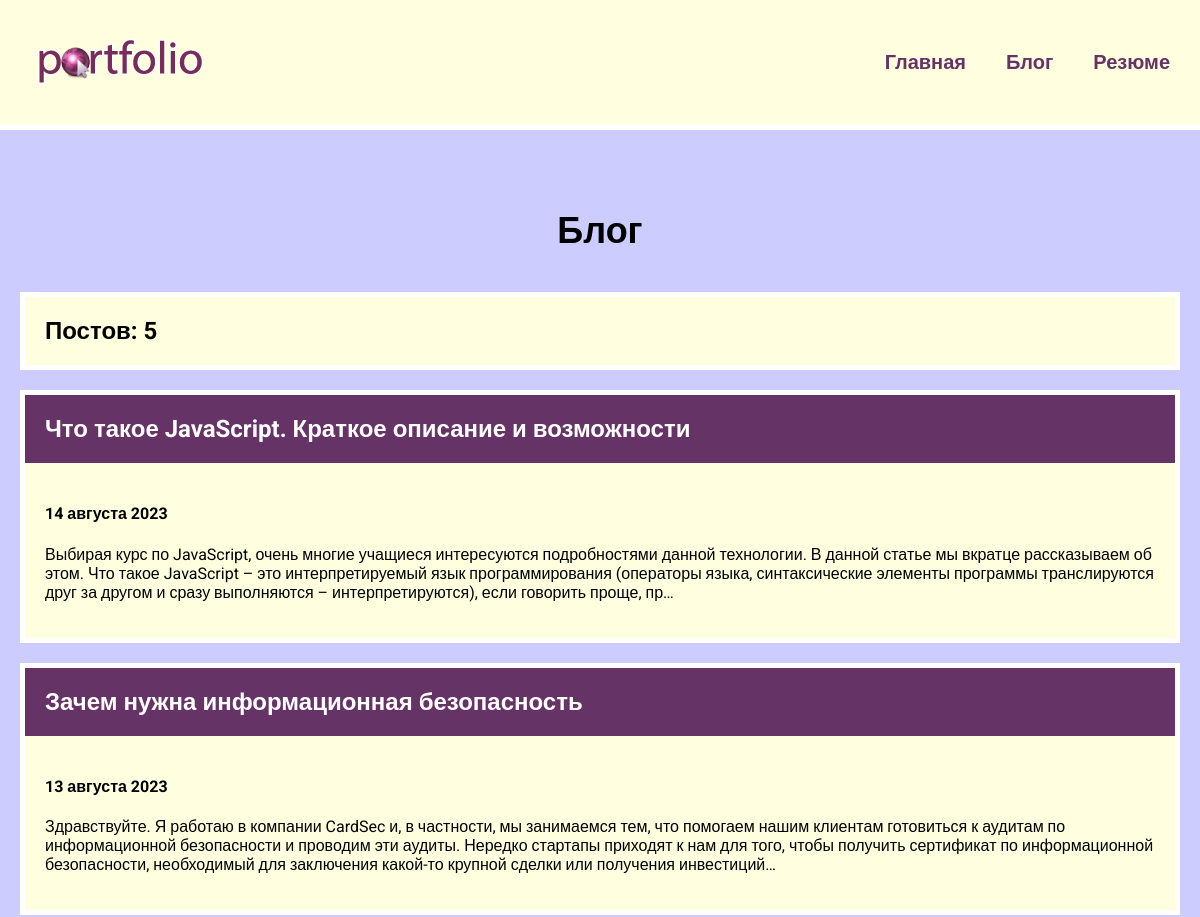
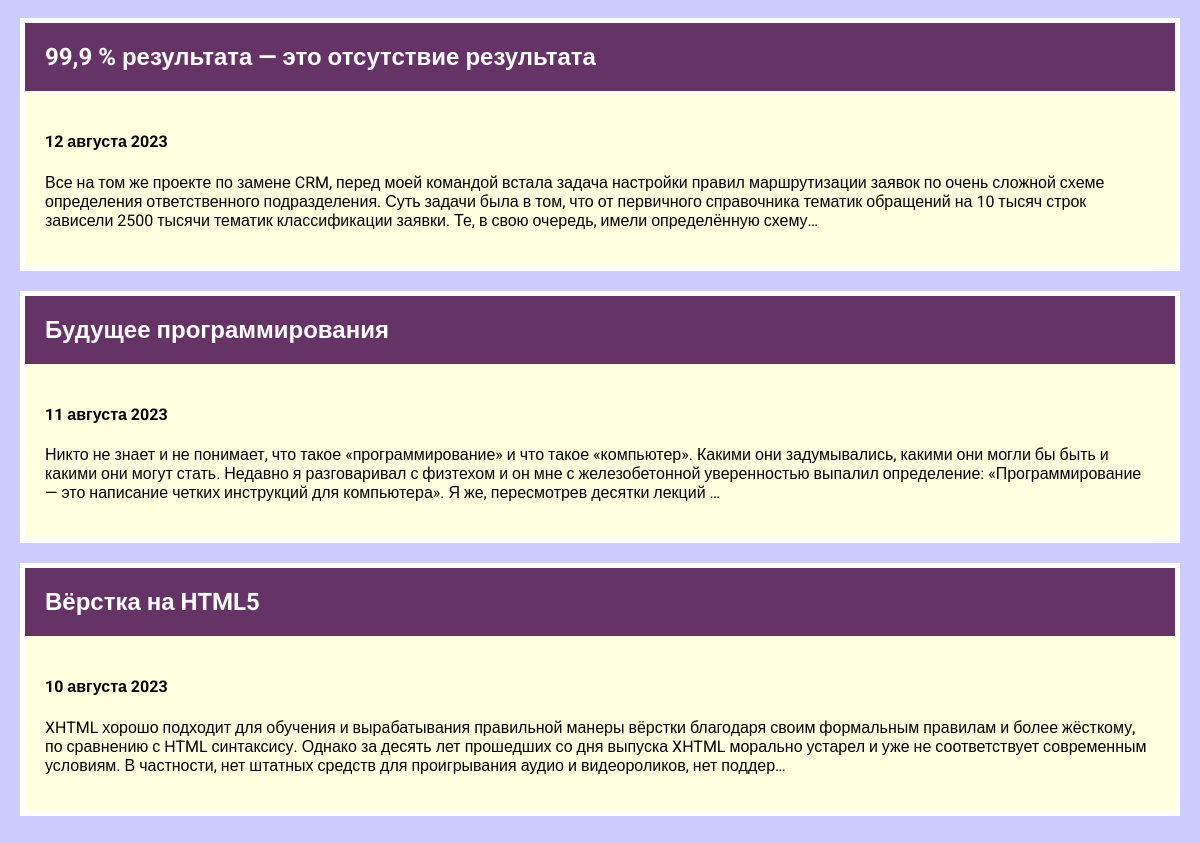
Screenshot of /blog/ with the database file from the repository (2 pictures, top to bottom).
### blog/models.py (models this page shows, shortened)
class Blog(models.Model):
    title = models.CharField(max_length=200)
    description = models.TextField()
    date_created = models.DateField()

### blog/views.py (the view)
# urls.py: path('', views.blogs, name='blogs'),
def blogs(request):
    blog = Blog.objects.order_by('-date_created')
    return render(request, 'blog/blogs.html', {'blogs': blog})

### blog/templates/blog/blogs.html
{% extends 'skills/base.html' %}
{% block content %}
<h1>Блог</h1>
<h2 class="count">Постов: {{ blogs.count }}</h2>
{% for blog in blogs %}
<div class="element">
    <h2 class="top">
        <a href="{% url 'blog:detail' blog.id %}">
            {{ blog.title }}
        </a>
    </h2>
    <div class="blog_text">
        <h4>{{ blog.date_created | date:'j E Y' }}</h4>
        <p>{{ blog.description | striptags | truncatechars:360  }}</p>
    </div>
</div>
{% endfor %}
{% endblock %}

### skills/static/css/style.css (style rules this page uses)
body { font-family: 'Roboto', sans-serif; padding: 0; margin: 0; background-color: #CCCCFF; }
.element, .count { background-color: lightyellow; flex-basis: 360px; border: 5px solid #FFF; margin: 20px 0px; }
.content h1 { text-align: center; margin: 60px 0px 40px; font-size: 36px; }
.top { background-color: #663366; margin: 0; }
.top a { color: #fff; text-decoration: none; padding: 20px; display: block; }
.blog_text, .count { padding: 20px; box-sizing: border-box; }

### rows the page displays
Blog: title "Что такое JavaScript. Краткое описание и возможности", date_created "14 августа 2023", description "Выбирая курс по JavaScript, очень многие учащиеся интересуются подробностями данной технологии. В данной статье мы вкратце рассказываем об этом. Что такое JavaScript – это интерпретируемый язык программирования (операторы языка, синтаксические элементы программы транслируются друг за другом и сразу выполняются – интерпретируются), если говорить проще, пр…"
Blog: title "Зачем нужна информационная безопасность", date_created "13 августа 2023", description "Здравствуйте. Я работаю в компании CardSec и, в частности, мы занимаемся тем, что помогаем нашим клиентам готовиться к аудитам по информационной безопасности и проводим эти аудиты. Нередко стартапы приходят к нам для того, чтобы получить сертификат по информационной безопасности, необходимый для заключения какой-то крупной сделки или получения инвестиций…"
Blog: title "99,9 % результата — это отсутствие результата", date_created "12 августа 2023", description "Все на том же проекте по замене CRM, перед моей командой встала задача настройки правил маршрутизации заявок по очень сложной схеме определения ответственного подразделения. Суть задачи была в том, что от первичного справочника тематик обращений на 10 тысяч строк зависели 2500 тысячи тематик классификации заявки. Те, в свою очередь, имели определённую схему…"
Blog: title "Будущее программирования", date_created "11 августа 2023", description "Никто не знает и не понимает, что такое «программирование» и что такое «компьютер». Какими они задумывались, какими они могли бы быть и какими они могут стать. Недавно я разговаривал с физтехом и он мне с железобетонной уверенностью выпалил определение: «Программирование — это написание четких инструкций для компьютера». Я же, пересмотрев десятки лекций …"
Blog: title "Вёрстка на HTML5", date_created "10 августа 2023", description "XHTML хорошо подходит для обучения и вырабатывания правильной манеры вёрстки благодаря своим формальным правилам и более жёсткому, по сравнению с HTML синтаксису. Однако за десять лет прошедших со дня выпуска XHTML морально устарел и уже не соответствует современным условиям. В частности, нет штатных средств для проигрывания аудио и видеороликов, нет поддер…"

### other values shown
{{ blogs.count }} "5"
